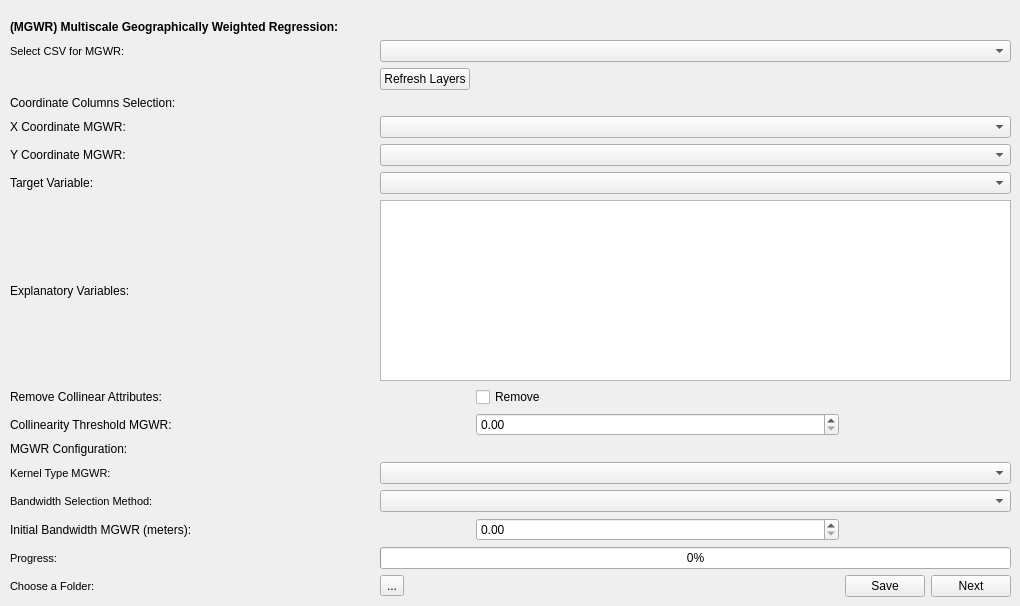
   <widget class="QWidget" name="tSpatialAnalysis">
    <property name="sizePolicy">
     <sizepolicy hsizetype="Expanding" vsizetype="Expanding">
      <horstretch>0</horstretch>
      <verstretch>0</verstretch>
     </sizepolicy>
    </property>
    <property name="minimumSize">
     <size>
      <width>750</width>
      <height>500</height>
     </size>
    </property>
    <property name="maximumSize">
     <size>
      <width>1200</width>
      <height>850</height>
     </size>
    </property>
    <property name="sizeIncrement">
     <size>
      <width>1</width>
      <height>1</height>
     </size>
    </property>
    <property name="baseSize">
     <size>
      <width>1000</width>
      <height>750</height>
     </size>
    </property>
    <attribute name="title">
     <string>Spatial Analysis</string>
    </attribute>
    <widget class="QWidget" name="layoutWidget_7">
     <property name="geometry">
      <rect>
       <x>10</x>
       <y>20</y>
       <width>1001</width>
       <height>577</height>
      </rect>
     </property>
     <layout class="QGridLayout" name="gLSpatialAnalysis">
      <item row="9" column="2">
       <widget class="QDoubleSpinBox" name="dSBCollinearityThresholdMGWR"/>
      </item>
      <item row="16" column="1" colspan="4">
       <widget class="QProgressBar" name="pBSpatialFiltering">
        <property name="value">
         <number>0</number>
        </property>
       </widget>
      </item>
      <item row="14" column="2">
       <widget class="QDoubleSpinBox" name="dSBInitialBandwidthMGWR">
        <property name="maximum">
         <double>100000.000000000000000</double>
        </property>
       </widget>
      </item>
      <item row="11" column="1" colspan="4">
       <widget class="QComboBox" name="cBKernelTypeMGWR">
        <property name="sizePolicy">
         <sizepolicy hsizetype="Expanding" vsizetype="Fixed">
          <horstretch>0</horstretch>
          <verstretch>0</verstretch>
         </sizepolicy>
        </property>
       </widget>
      </item>
      <item row="9" column="0">
       <widget class="QLabel" name="lCollinearityThresholdMGWR">
        <property name="text">
         <string>Collinearity Threshold MGWR:</string>
        </property>
       </widget>
      </item>
      <item row="7" column="1" colspan="4">
       <widget class="QListWidget" name="lWExplanatoryVarsMGWR">
        <property name="selectionMode">
         <enum>QAbstractItemView::MultiSelection</enum>
        </property>
       </widget>
      </item>
      <item row="5" column="0">
       <widget class="QLabel" name="lYCoordMGWR">
        <property name="text">
         <string>Y Coordinate MGWR:</string>
        </property>
       </widget>
      </item>
      <item row="4" column="0">
       <widget class="QLabel" name="lXCoordMGWR">
        <property name="text">
         <string>X Coordinate MGWR:</string>
        </property>
       </widget>
      </item>
      <item row="13" column="1" colspan="4">
       <widget class="QComboBox" name="cBBandwidthSelectionMethod">
        <property name="sizePolicy">
         <sizepolicy hsizetype="Expanding" vsizetype="Fixed">
          <horstretch>0</horstretch>
          <verstretch>0</verstretch>
         </sizepolicy>
        </property>
       </widget>
      </item>
      <item row="13" column="0">
       <widget class="QLabel" name="lBandwidthSelectionMethod">
        <property name="font">
         <font>
          <pointsize>8</pointsize>
         </font>
        </property>
        <property name="text">
         <string>Bandwidth Selection Method:</string>
        </property>
       </widget>
      </item>
      <item row="14" column="0">
       <widget class="QLabel" name="lInitialBandwidthMGWR">
        <property name="text">
         <string>Initial Bandwidth MGWR (meters):</string>
        </property>
       </widget>
      </item>
      <item row="17" column="4">
       <widget class="QPushButton" name="pBSpatialFilteringNext">
        <property name="sizePolicy">
         <sizepolicy hsizetype="Maximum" vsizetype="Fixed">
          <horstretch>0</horstretch>
          <verstretch>0</verstretch>
         </sizepolicy>
        </property>
        <property name="text">
         <string>Next</string>
        </property>
        <property name="icon">
         <iconset>
          <normaloff>Icons/Next.svg</normaloff>Icons/Next.svg</iconset>
        </property>
       </widget>
      </item>
      <item row="8" column="2">
       <widget class="QCheckBox" name="cBRemoveCollinearAttributes">
        <property name="text">
         <string>Remove</string>
        </property>
       </widget>
      </item>
      <item row="16" column="0">
       <widget class="QLabel" name="lProgressSpatialFiltering">
        <property name="font">
         <font>
          <pointsize>8</pointsize>
         </font>
        </property>
        <property name="text">
         <string>Progress:</string>
        </property>
       </widget>
      </item>
      <item row="17" column="0">
       <widget class="QLabel" name="lChooseFolderSpatialFilteringMGWR">
        <property name="font">
         <font>
          <pointsize>8</pointsize>
         </font>
        </property>
        <property name="text">
         <string>Choose a Folder:</string>
        </property>
       </widget>
      </item>
      <item row="7" column="0">
       <widget class="QLabel" name="lExplanatoryVariables">
        <property name="text">
         <string>Explanatory Variables:</string>
        </property>
       </widget>
      </item>
      <item row="17" column="3">
       <widget class="QPushButton" name="pBSpatialFilteringSaveMGWR">
        <property name="sizePolicy">
         <sizepolicy hsizetype="Maximum" vsizetype="Fixed">
          <horstretch>0</horstretch>
          <verstretch>0</verstretch>
         </sizepolicy>
        </property>
        <property name="text">
         <string>Save</string>
        </property>
        <property name="icon">
         <iconset>
          <normaloff>Icons/Save.svg</normaloff>Icons/Save.svg</iconset>
        </property>
       </widget>
      </item>
      <item row="17" column="1">
       <widget class="QToolButton" name="tBChooseFolderSpatialFilteringMGWR">
        <property name="text">
         <string>...</string>
        </property>
       </widget>
      </item>
      <item row="4" column="1" colspan="4">
       <widget class="QComboBox" name="cBXCoordMGWR"/>
      </item>
      <item row="0" column="0" colspan="3">
       <widget class="QLabel" name="lMGWR">
        <property name="font">
         <font>
          <pointsize>9</pointsize>
          <weight>75</weight>
          <bold>true</bold>
         </font>
        </property>
        <property name="text">
         <string>(MGWR) Multiscale Geographically Weighted Regression:</string>
        </property>
       </widget>
      </item>
      <item row="10" column="0">
       <widget class="QLabel" name="lMGWRConfiguration">
        <property name="text">
         <string>MGWR Configuration:</string>
        </property>
       </widget>
      </item>
      <item row="3" column="0">
       <widget class="QLabel" name="lCoordinateColumnsSelectionMGWR">
        <property name="text">
         <string>Coordinate Columns Selection:</string>
        </property>
       </widget>
      </item>
      <item row="6" column="1" colspan="4">
       <widget class="QComboBox" name="cBTargetVariableMGWR"/>
      </item>
      <item row="1" column="0">
       <widget class="QLabel" name="lSelectCSVLayerforMGWR">
        <property name="font">
         <font>
          <pointsize>8</pointsize>
         </font>
        </property>
        <property name="text">
         <string>Select CSV for MGWR:</string>
        </property>
       </widget>
      </item>
      <item row="1" column="1" colspan="4">
       <widget class="QComboBox" name="cBSelectCSVLayerforMGWR">
        <property name="sizePolicy">
         <sizepolicy hsizetype="Expanding" vsizetype="Fixed">
          <horstretch>0</horstretch>
          <verstretch>0</verstretch>
         </sizepolicy>
        </property>
       </widget>
      </item>
      <item row="8" column="0">
       <widget class="QLabel" name="lRemoveCollinearAttributes">
        <property name="text">
         <string>Remove Collinear Attributes:</string>
        </property>
       </widget>
      </item>
      <item row="11" column="0">
       <widget class="QLabel" name="lKernelTypeMGWR">
        <property name="font">
         <font>
          <pointsize>8</pointsize>
         </font>
        </property>
        <property name="text">
         <string>Kernel Type MGWR:</string>
        </property>
       </widget>
      </item>
      <item row="5" column="1" colspan="4">
       <widget class="QComboBox" name="cBYCoordMGWR"/>
      </item>
      <item row="6" column="0">
       <widget class="QLabel" name="lTargetVariableMGWR">
        <property name="text">
         <string>Target Variable:</string>
        </property>
       </widget>
      </item>
      <item row="2" column="1">
       <widget class="QPushButton" name="pBRefreshLayersMGWR">
        <property name="text">
         <string>Refresh Layers</string>
        </property>
       </widget>
      </item>
     </layout>
    </widget>
   </widget>
